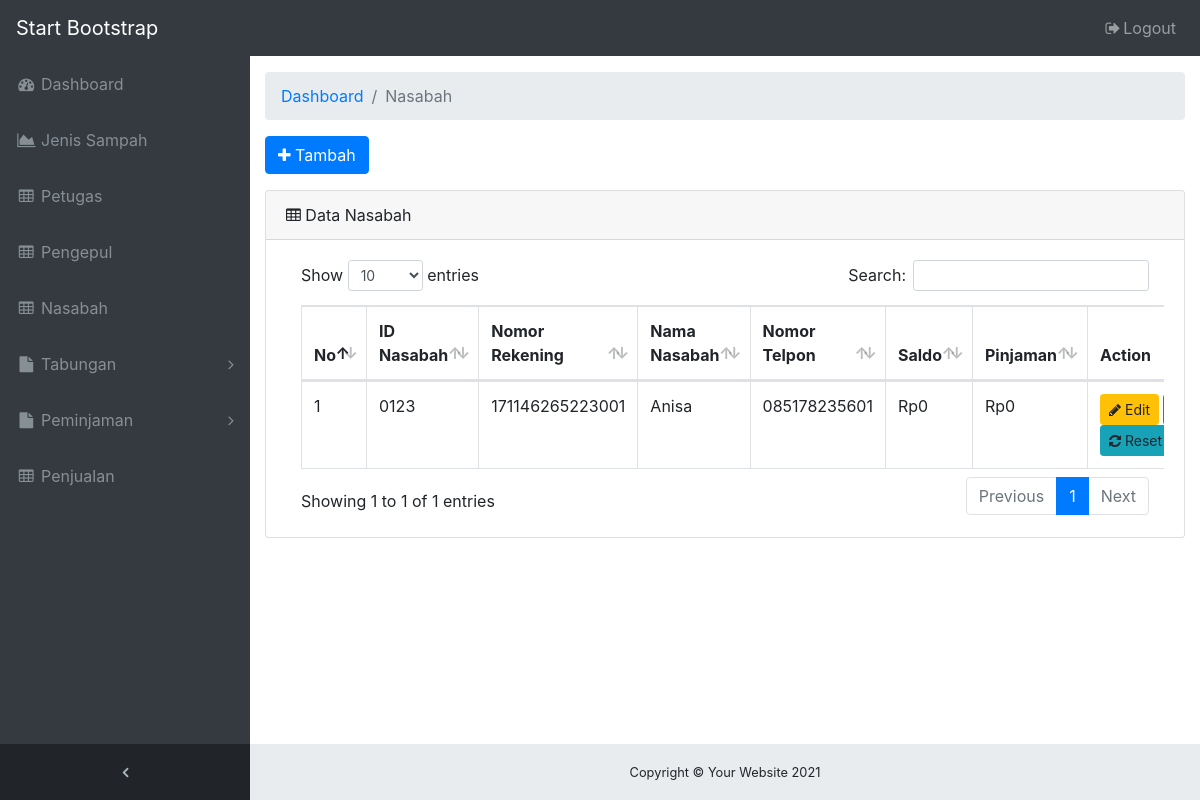
Before: /ADMIN/menu-nasabah.php (signed in) with the older database file.
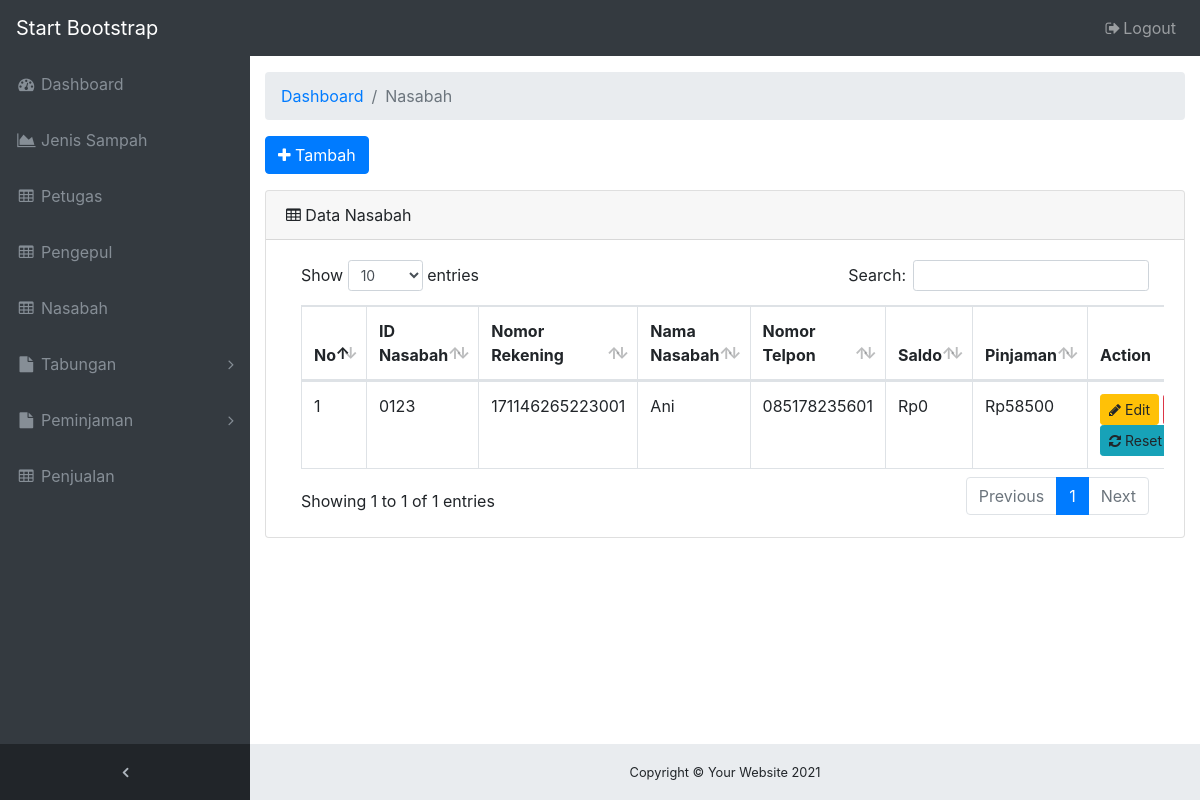
After: the same page with the newer database file.
### tables this page shows
CREATE TABLE `tb_nasabah` (
  `id_nasabah` varchar(20) NOT NULL,
  `nama_nasabah` varchar(50) NOT NULL,
  `jk_nasabah` varchar(10) NOT NULL,
  `alamat_nasabah` varchar(50) NOT NULL,
  `telp_nasabah` varchar(15) NOT NULL,
  `pekerjaan_nasabah` varchar(15) NOT NULL,
  `norek_nasabah` varchar(20) NOT NULL,
  `saldo_nasabah` int(11) NOT NULL,
  `pinjaman_nasabah` int(11) NOT NULL
);

### ADMIN/menu-nasabah.php (the view, shortened to what this page needs)
<!DOCTYPE html>
<html lang="en">
<head>
  <link href="vendor/bootstrap/css/bootstrap.min.css" rel="stylesheet">
  <link href="vendor/font-awesome/css/font-awesome.min.css" rel="stylesheet" type="text/css">
  <link href="vendor/datatables/dataTables.bootstrap4.css" rel="stylesheet">
  <link href="css/sb-admin.css" rel="stylesheet">
  <?php include 'navbar.php'; ?>
</head>
<body class="fixed-nav sticky-footer bg-dark" id="page-top">
  <div class="content-wrapper">
    <div class="container-fluid">
      <ol class="breadcrumb">
        <li class="breadcrumb-item">
          <a href="#">Dashboard</a>
        </li>
        <li class="breadcrumb-item active">Nasabah</li>
      </ol>
      <div class="form-group">
        <a href="form-tambah-nasabah.php" class="btn btn-primary"><i class="fa fa-plus"></i> Tambah</a>
      </div>
      <div class="card mb-3">
        <div class="card-header">
          <i class="fa fa-table"></i> Data Nasabah</div>
        <div class="card-body">
          <div class="table-responsive">
            <table class="table table-bordered" id="dataTable" width="100%" cellspacing="0">
              <thead>
                <tr>
                  <th>No</th>
                  <th>ID Nasabah</th>
                  <th>Nomor Rekening</th>
                  <th>Nama Nasabah</th>
                  <th>Nomor Telpon</th>
                  <th>Saldo</th>
                  <th>Pinjaman</th>
                  <th>Action</th>
                </tr>
              </thead>
              <tbody>
                <?php
                include('koneksi_db.php');
                $result = mysqli_query($koneksi,"SELECT n.id_nasabah, n.norek_nasabah, n.nama_nasabah, n.telp_nasabah, n.saldo_nasabah, n.pinjaman_nasabah, l.id_login, l.username, l.password
                  FROM tb_nasabah n INNER JOIN tb_login l
                  WHERE n.norek_nasabah = l.username");
                $nomor = 1;
                ?>
                <?php
                  while($data = mysqli_fetch_array($result)) {
                    echo "<tr>";
                    echo "<td>".$nomor++."</td>";
                    echo "<td>".$data['id_nasabah']."</td>";
                    echo "<td>".$data['norek_nasabah']."</td>";
                    echo "<td>".$data['nama_nasabah']."</td>";
                    echo "<td>".$data['telp_nasabah']."</td>";
                    echo "<td>Rp".$data['saldo_nasabah']."</td>";
                    echo "<td>Rp".$data['pinjaman_nasabah']."</td>";
                    echo "<td>
                          <a href='form-edit-nasabah.php?id=".$data['id_nasabah']."' class = 'btn btn-warning btn-sm'><i class='fa fa-pencil'></i> Edit</a>
                          <a data-href='proses-hapus-nasabah.php?id=".$data['id_nasabah']."' class = 'btn btn-danger btn-sm' data-toggle='modal' data-target='#konfirmasi_hapus'><i class='fa fa-trash-o'></i> Hapus</a>
                          <a data-href='proses-reset-password.php?id=".$data['id_login']."' class = 'btn btn-info btn-sm' data-toggle='modal' data-target='#konfirmasi_reset'><i class='fa fa-refresh'></i> Reset Password</a>
                          </td>";
                    echo "</tr>";
                  }
                 ?>
              </tbody>
            </table>
          </div>
        </div>
      </div>
    </div>
    <?php include 'footer.php'; ?>
  </div>
</body>
</html>

Changed rows visible on the page:
changed tb_nasabah id 0123: nama_nasabah "Anisa" → "Ani"; pinjaman_nasabah "0" → "58500"
